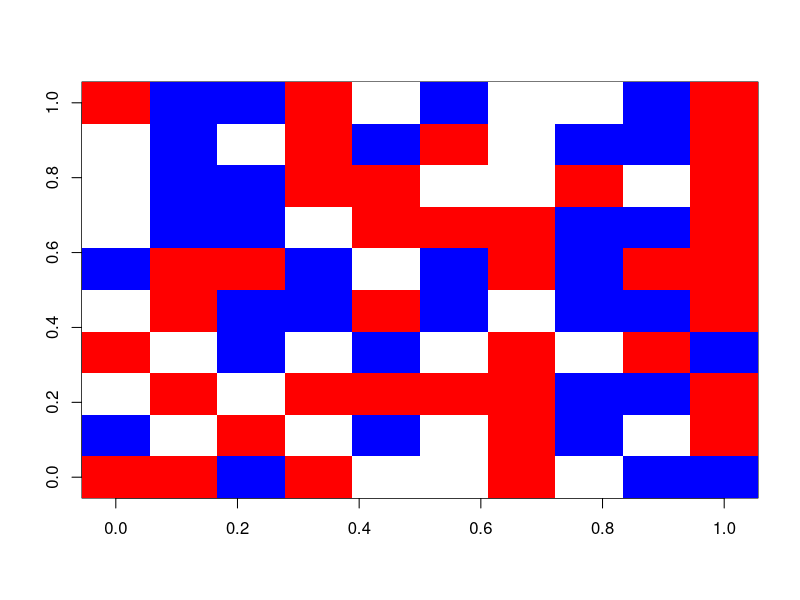
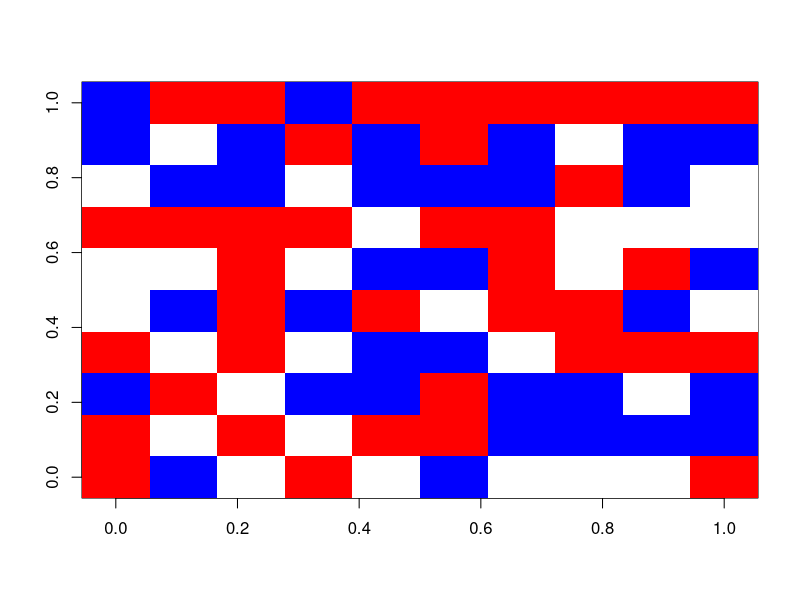
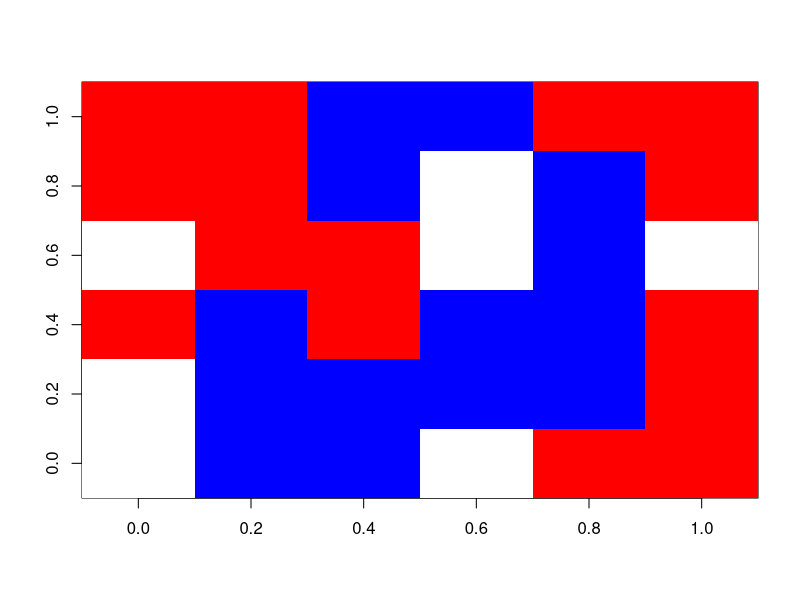
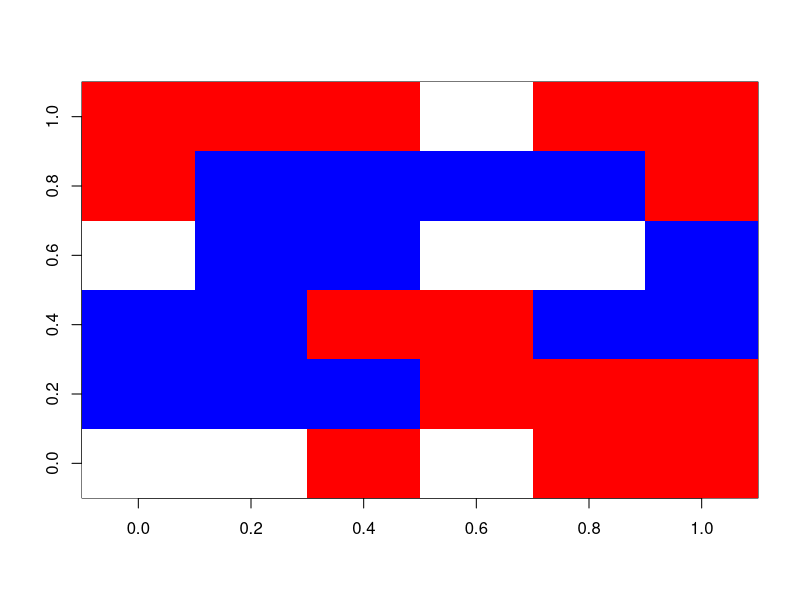
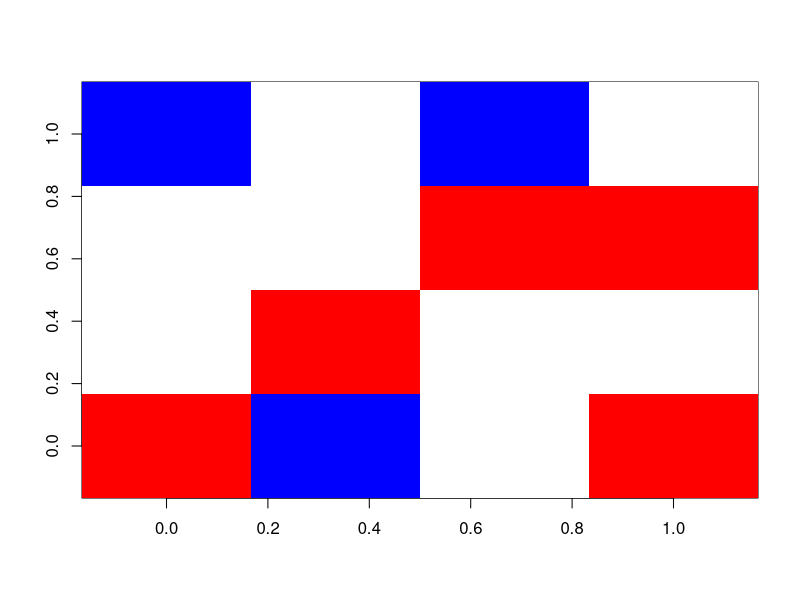
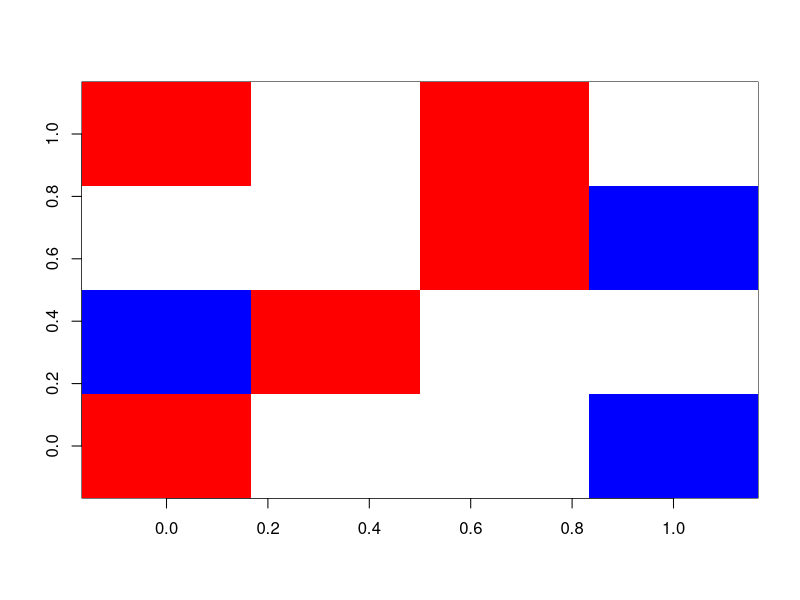
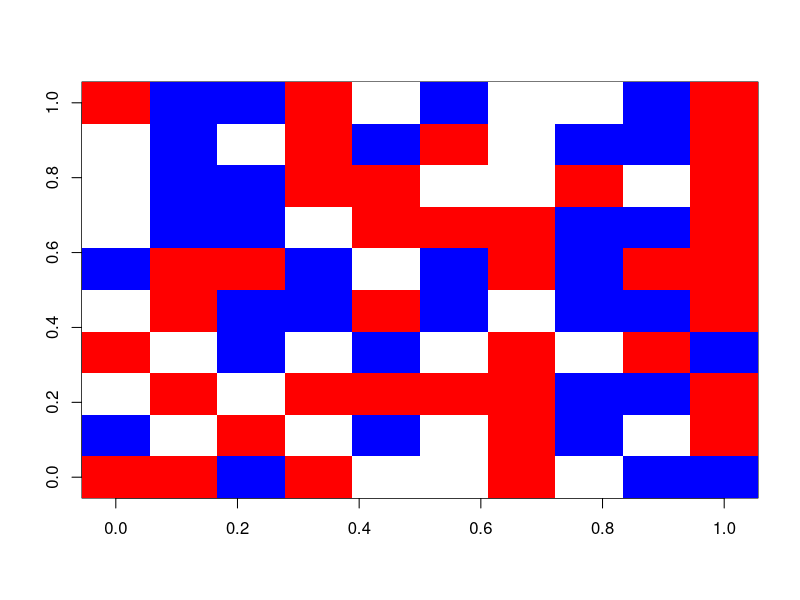
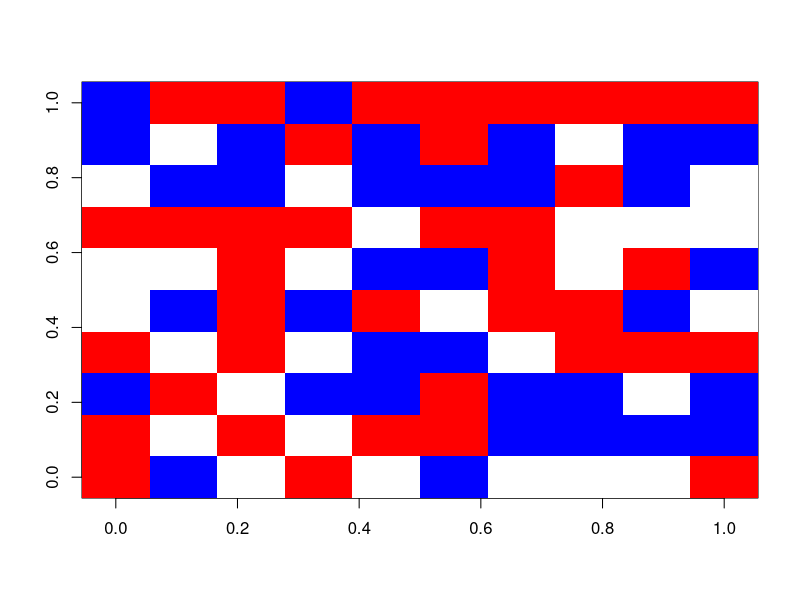

Reproduce these figures in R, in order. (Note: this script raises an error after producing the figures.)
#################################################################################
#### BML Simulation Study

#### Put in this file the code to run the BML simulation study for a set of input parameters.
#### Save some of the output data into an R object and use save() to save it to disk for reference
#### when you write up your results.
#### The output can e.g. be how many steps the system took until it hit gridlock or
#### how many steps you observered before concluding that it is in a free flowing state.

#Below are lists which record gridlock for three matrices: 10x10, 6x6, and 4x4.
#Each matrix is run 1000 times for values of p at 0.25, 0.3, 0.5, 0.75, and 0.9. 


#There are three sample matrices illustrated, one for each size. 
matrix10 <- matrix(sample(0:2, size=100, replace=T), ncol=10)
image(matrix10, col=c("white", "red", "blue"))
image(t(matrix10), col=c("white", "red", "blue"))
help(pdf)
pdf(file='/Users/evanbell/src/stat133/hw5/matrix10_plot.pdf')
image(matrix10, col=c("white", "red", "blue"))
image(t(matrix10), col=c("white", "red", "blue"))
dev.off()

matrix6 <- matrix(sample(0:2, size=36, replace=T), ncol=6)
image(matrix6, col=c("white", "red", "blue"))
image(t(matrix6), col=c("white", "red", "blue"))
help(pdf)
pdf(file='/Users/evanbell/Documents/matrix6_plot.pdf')
image(matrix6, col=c("white", "red", "blue"))
image(t(matrix6), col=c("white", "red", "blue"))
dev.off()

matrix4 <- matrix(sample(0:2, size=16, replace=T), ncol=4)
image(matrix4, col=c("white", "red", "blue"))
image(t(matrix4), col=c("white", "red", "blue"))
help(pdf)
pdf(file='/Users/evanbell/Documents/matrix4_plot.pdf')
image(matrix4, col=c("white", "red", "blue"))
image(t(matrix4), col=c("white", "red", "blue"))
dev.off()


sim10a <- replicate(1000, bml.sim(10,10,0.25))
sim10b <- replicate(1000, bml.sim(10,10,0.5))
sim10c <- replicate(1000, bml.sim(10,10,0.75))
sim10d <- replicate(1000, bml.sim(10,10,0.9))
sim10e <- replicate(1000, bml.sim(10,10,0.3))


sim6a <- replicate(1000, bml.sim(6,6,0.25))
sim6b <- replicate(1000, bml.sim(6,6,0.5))
sim6c <- replicate(1000, bml.sim(6,6,0.75))
sim6d <- replicate(1000, bml.sim(6,6,0.9))
sim6e <- replicate(1000, bml.sim(6,6,0.3))


sim4a <- replicate(1000, bml.sim(4,4,0.25))
sim4b <- replicate(1000, bml.sim(4,4,0.5))
sim4c <- replicate(1000, bml.sim(4,4,0.75))
sim4d <- replicate(1000, bml.sim(4,4,0.9))
sim4e <- replicate(1000, bml.sim(4, 4, 0.3))



boxplot(sim10a, sim10e, sim10b, sim10c, sim10d, names = c("0.25","0.3", "0.5", "0.75", "0.9"), xlab = "Value of P",
        ylab= "Number of Moves Until Gridlock", main = "10x10 Matrix Simulation")

boxplot(sim10c, sim10d, names = c("0.75", "0.9"), xlab = "Value of P",
        ylab= "Number of Moves Until Gridlock", main = "10x10 Matrix Simulation", ylim = c(0,175))

boxplot(sim6a, sim6e, sim6b, sim6c, sim6d, names = c("0.25","0.3", "0.5", "0.75", "0.9"), xlab = "Value of P",
        ylab= "Number of Moves Until Gridlock", main = "6x6 Matrix Simulation")

boxplot(sim6c, sim6d, names = c("0.75", "0.9"), xlab = "Value of P",
        ylab= "Number of Moves Until Gridlock", main = "6x6 Matrix Simulation", ylim = c(0,150))

boxplot(sim4a, sim4e, sim4b, sim4c, sim4d, names = c("0.25", "0.3", "0.5", "0.75", "0.9"), xlab = "Value of P",
        ylab= "Number of Moves Until Gridlock", main = "4x4 Matrix Simulation")

boxplot(sim4d, names = c("0.9"), xlab = "Value of P = 0.9",
        ylab= "Number of Moves Until Gridlock", main = "4x4 Matrix Simulation", ylime = c(0, 30))

